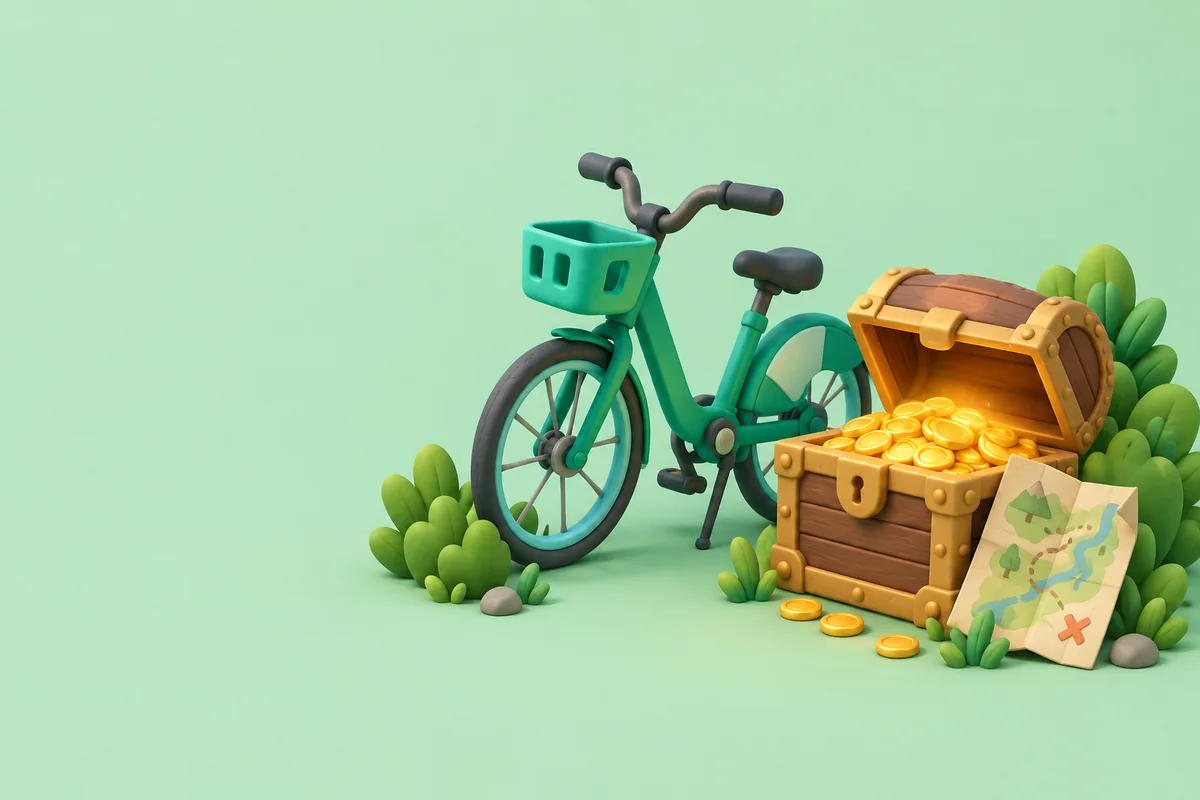
#> input picture dist/assets/work/gen/qj-clay.webp, 1200 x 800 px, given in place of qj-clay.png, which was not available
$ python cut_gen_clay.py
#> lines starting #> are read from the running program, lines starting #| are printed output that depends on the picture
"""青桔封面上的「单车 + 宝箱 + 藏宝图」：从 Figma AI 生成的黏土图里去掉薄荷绿底色，存成带透明底的 PNG。

来源：sources/work/gen/qj-clay.png（2026-11-18 用 Figma AI 生成，只当封面装饰，不是项目成果）。
怎么去：取图片四边的中位色当底色，和底色差得越多越不透明（差 34 以下全透明，50 以上全不透明，中间渐变），
再做一次 5 像素的中值滤波去掉零碎噪点，最后裁到内容边界。地面的浅绿阴影会留下一点，放在地图插画上看不出来。

用法：python3 tools/cut_gen_clay.py            （在 portfolio-web/ 里跑）
读 sources/work/gen/qj-clay.png，写 sources/work/gen/qj-bike-chest.png
"""
import sys
from pathlib import Path

import numpy as np
from PIL import Image, ImageFilter

ROOT = Path(__file__).resolve().parent.parent
SRC = Path(sys.argv[1]) if len(sys.argv) > 1 else ROOT / 'sources' / 'work' / 'gen' / 'qj-clay.png'
DST = Path(sys.argv[2]) if len(sys.argv) > 2 else SRC.with_name('qj-bike-chest.png')

im = Image.open(SRC).convert('RGB')
#> im is the input picture: PIL image 1200x800 RGB; mean R, G, B 166.3, 203.3, 160.6
a = np.asarray(im).astype(float)
border = np.concatenate([a[:8].reshape(-1, 3), a[-8:].reshape(-1, 3), a[:, :8].reshape(-1, 3)])
bg = np.median(border, axis=0)
#> bg = [185, 229, 194]
d = np.sqrt(((a - bg) ** 2).sum(2))
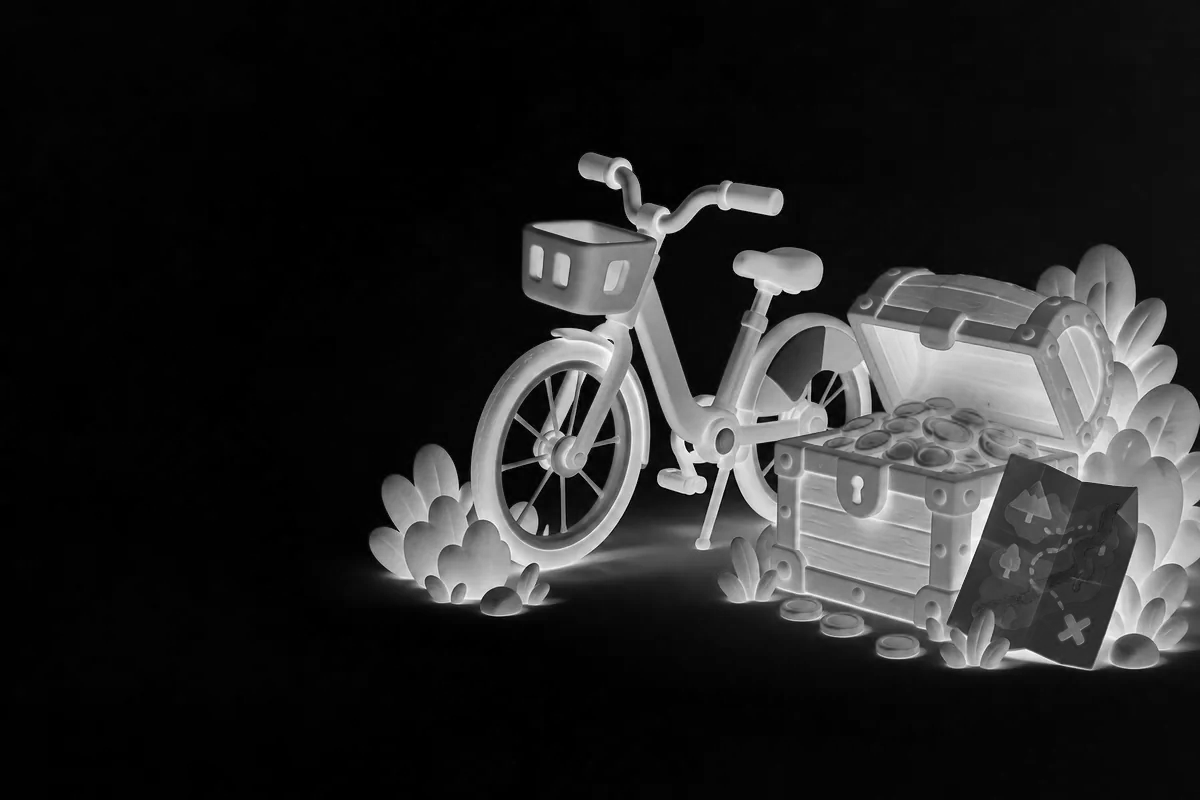
#> d: shape (800, 1200) float64; min 0, max 350.6, mean 52.1; drawn with min black and max white
alpha = Image.fromarray((np.clip((d - 34) / 16, 0, 1) * 255).astype('uint8')).filter(ImageFilter.MedianFilter(5))
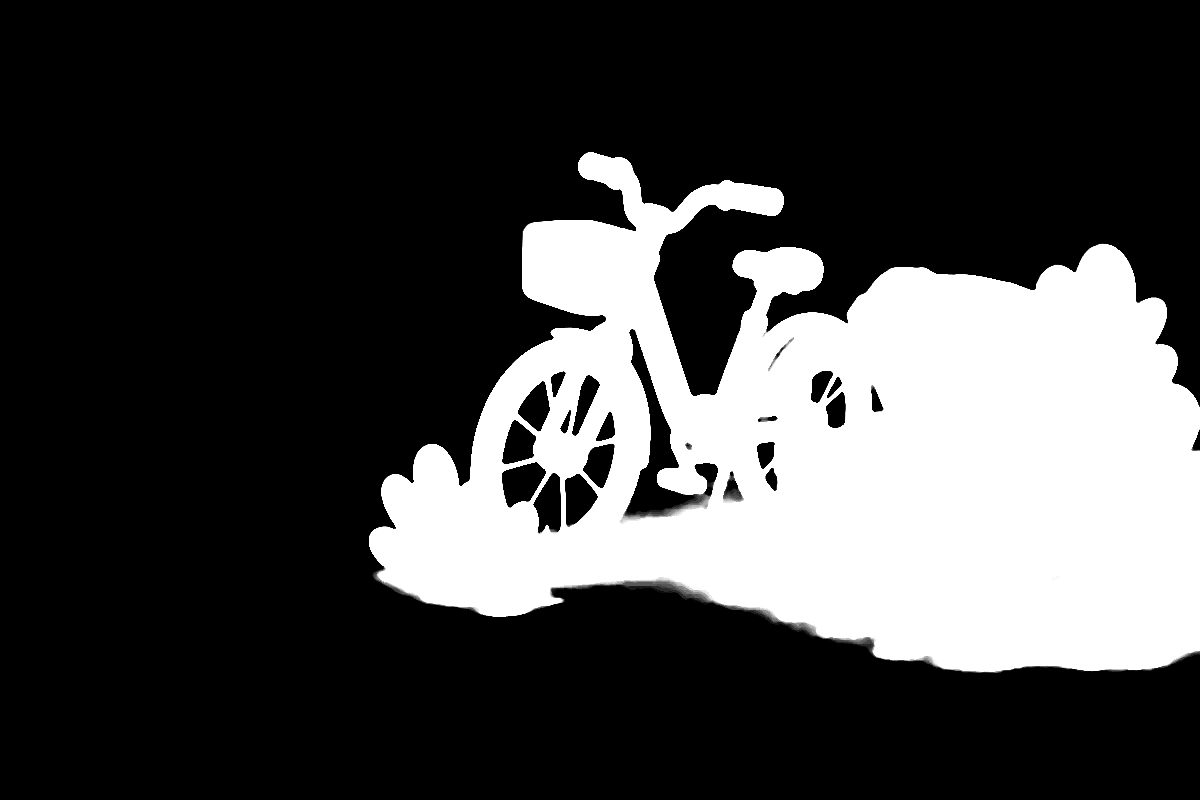
#> alpha: PIL image 1200x800 L; min 0, max 255, mean 67.1
out = im.copy()
out.putalpha(alpha)
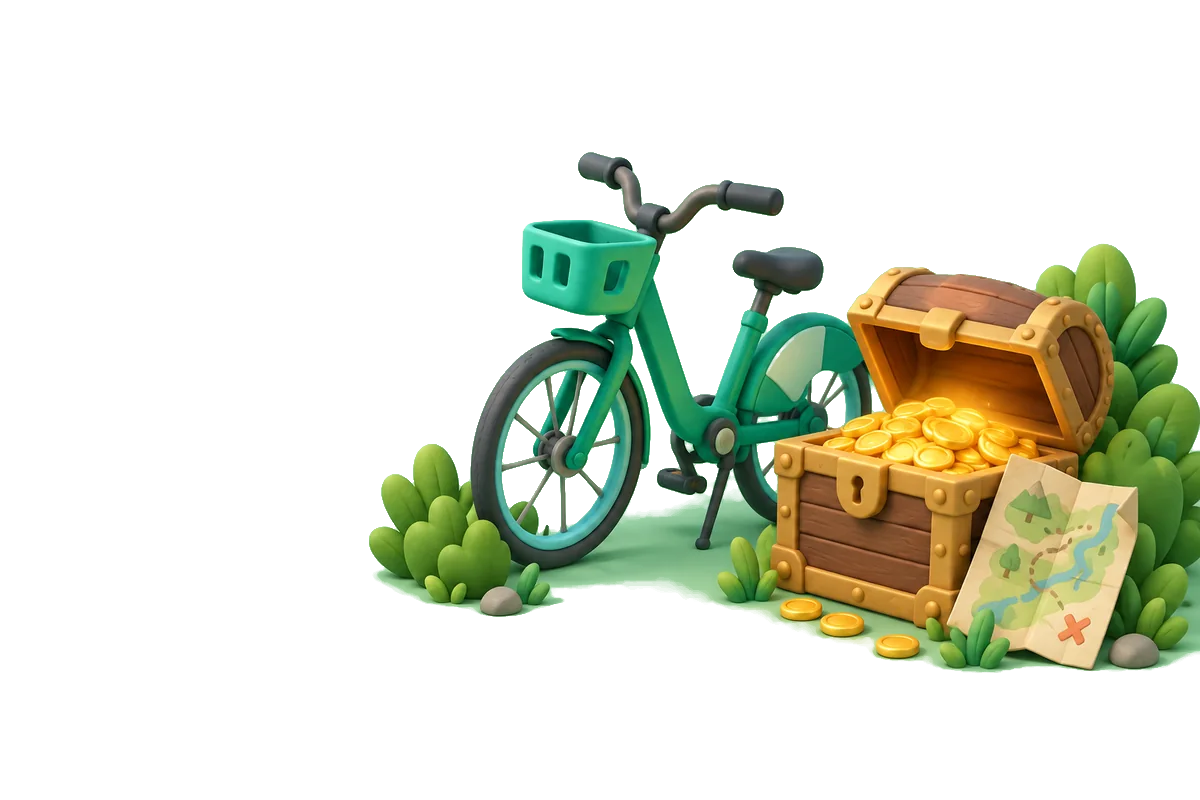
#> out: PIL image 1200x800 RGBA; mean R, G, B, A 166.3, 203.3, 160.6, 67.1; transparent parts drawn white
out = out.crop(alpha.point(lambda v: 255 if v > 128 else 0).getbbox())
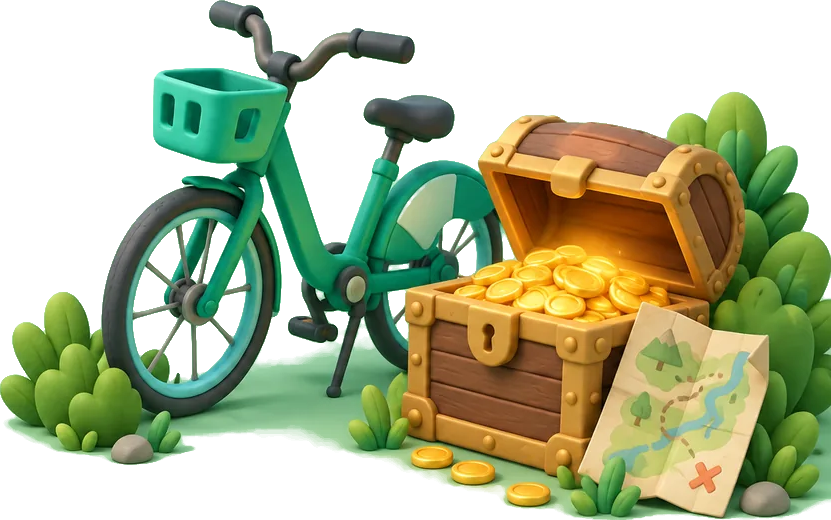
#> out: PIL image 831x520 RGBA; mean R, G, B, A 144.7, 172.4, 121.8, 149.1; transparent parts drawn white
out.save(DST)
print(f'{DST.name}: {out.width} × {out.height}')
#| qj-bike-chest.png: 831 × 520

$ run again, with dist/assets/work/gen/cf-clay.webp copied over dist/assets/work/gen/qj-clay.webp
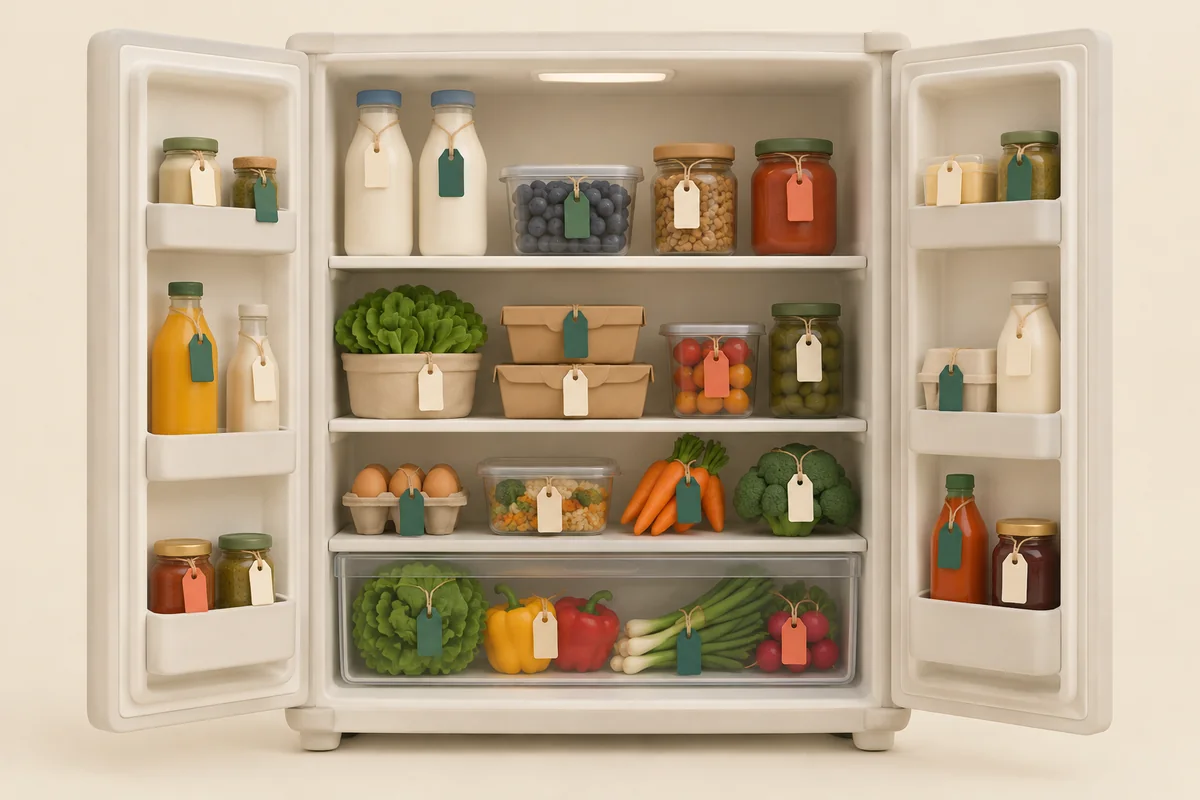
#> input picture dist/assets/work/gen/cf-clay.webp, 1200 x 800 px, given in place of qj-clay.png, which was not available
#> im is the input picture: PIL image 1200x800 RGB; mean R, G, B 188.2, 170.3, 145.2
#> bg = [237, 225, 207]
#> `alpha = Image.fromarray((np.clip((d - 34) / 16, 0, 1) * 255).astype('u..`:
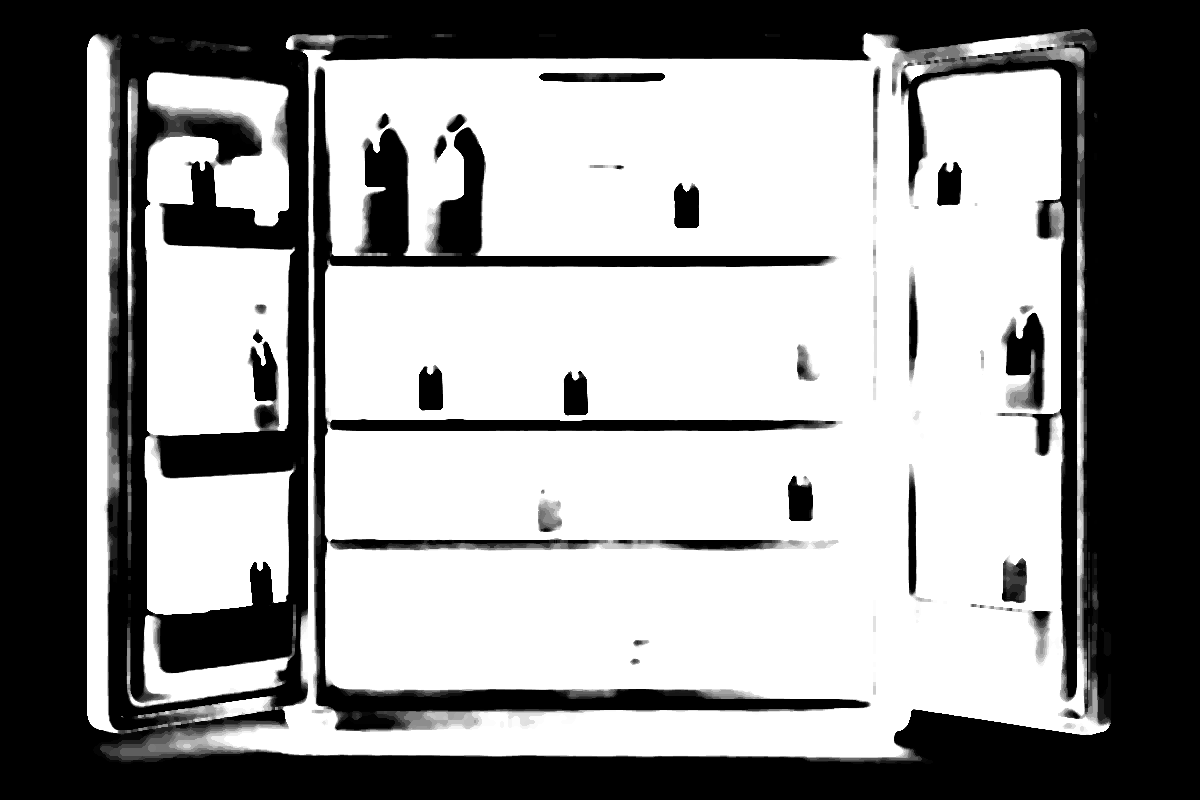
#> alpha: PIL image 1200x800 L; min 0, max 255, mean 147.8
#> `out = out.crop(alpha.point(lambda v: 255 if v > 128 else 0).getbbox())`:
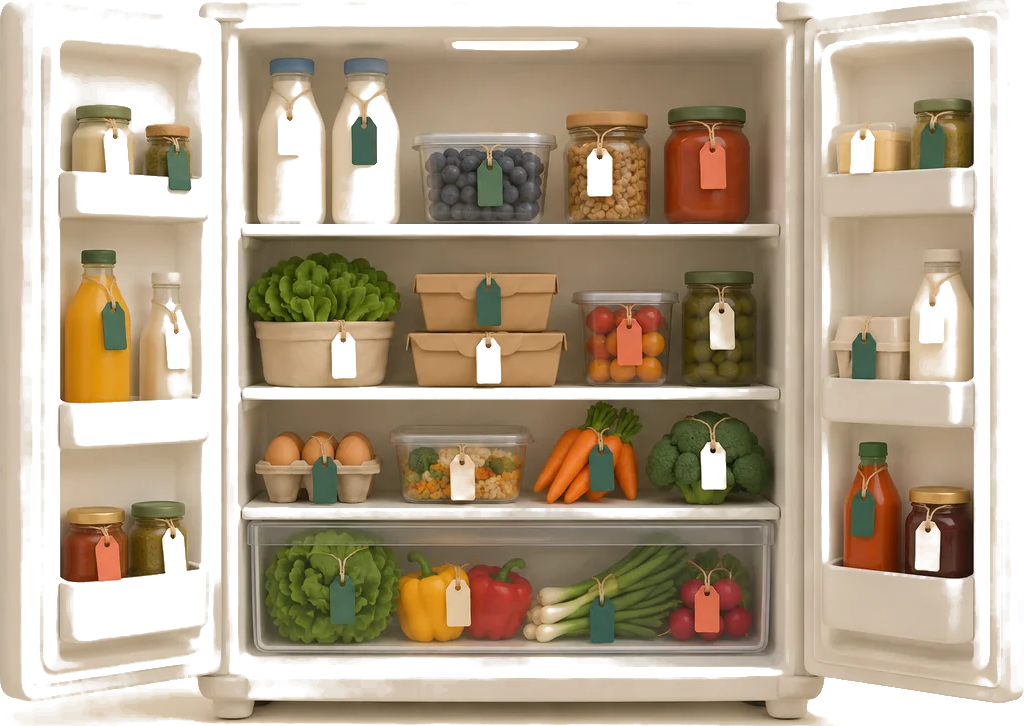
#> out: PIL image 1024x726 RGBA; mean R, G, B, A 174, 154.5, 127.5, 190.8; transparent parts drawn white
#| qj-bike-chest.png: 1024 × 726

$ run again, with dist/assets/work/gen/qj-map.webp copied over dist/assets/work/gen/qj-clay.webp
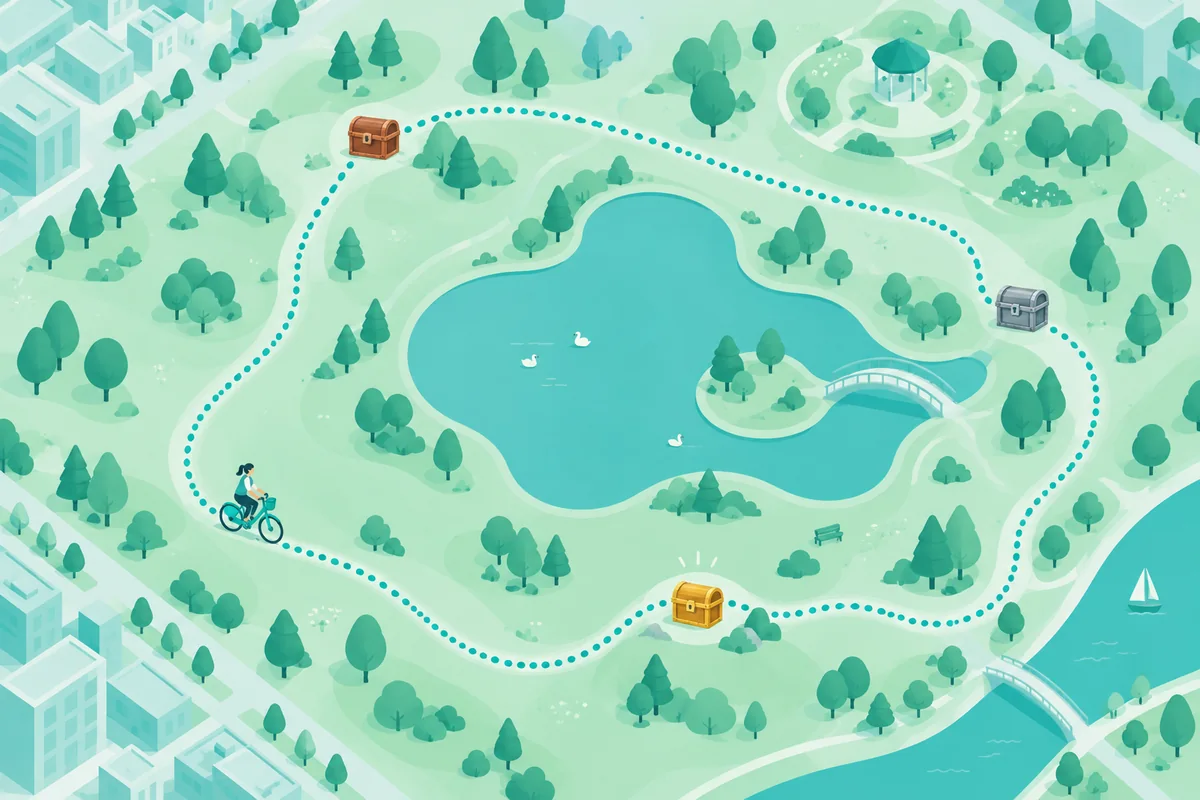
#> input picture dist/assets/work/gen/qj-map.webp, 1200 x 800 px, given in place of qj-clay.png, which was not available
#> im is the input picture: PIL image 1200x800 RGB; mean R, G, B 150.5, 216.2, 193.8
#> bg = [183, 229, 208]
#> `alpha = Image.fromarray((np.clip((d - 34) / 16, 0, 1) * 255).astype('u..`:
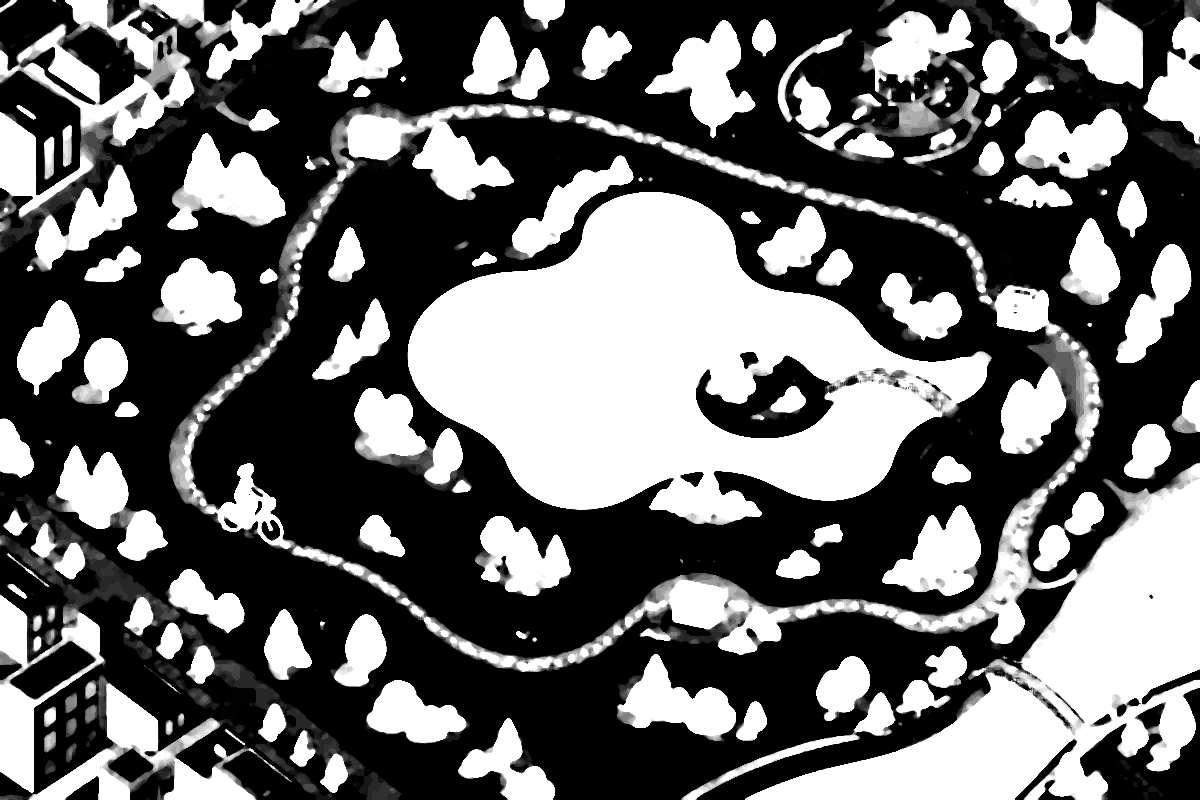
#> alpha: PIL image 1200x800 L; min 0, max 255, mean 104.6
#> `out.putalpha(alpha)`:
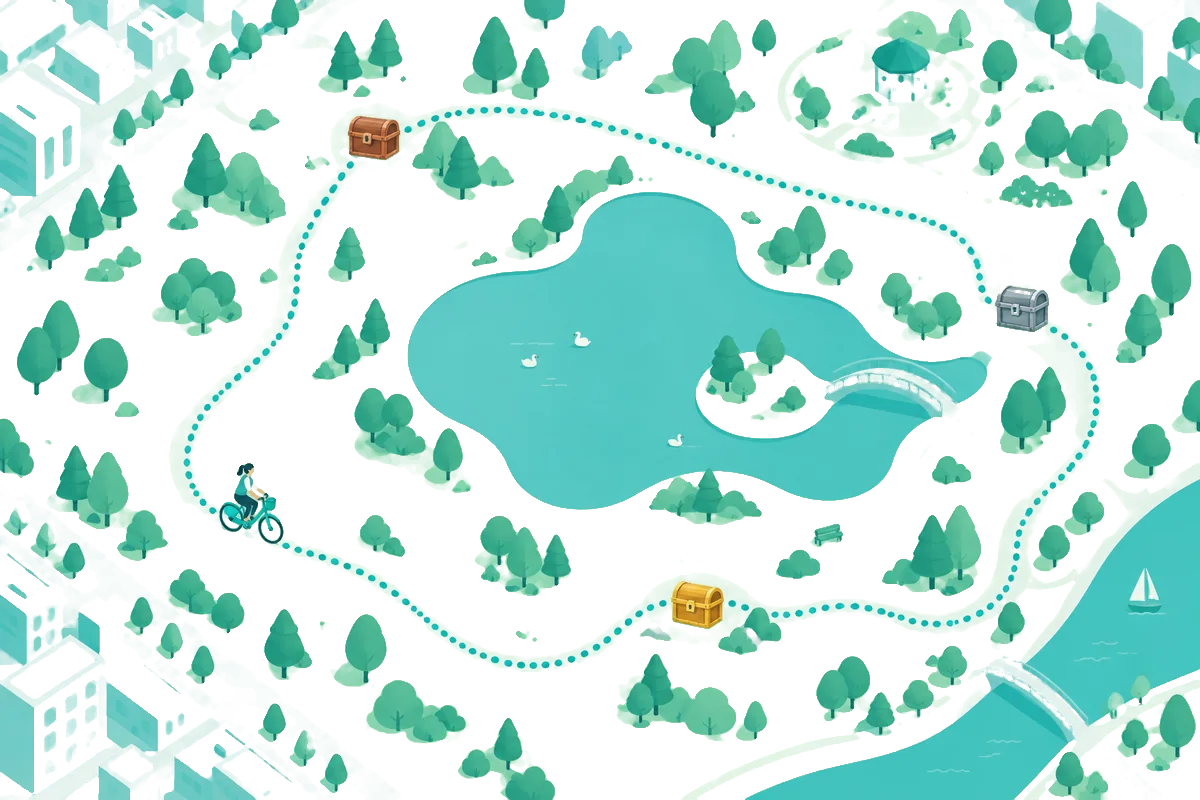
#> out: PIL image 1200x800 RGBA; mean R, G, B, A 150.5, 216.2, 193.8, 104.6; transparent parts drawn white
#| qj-bike-chest.png: 1200 × 800
